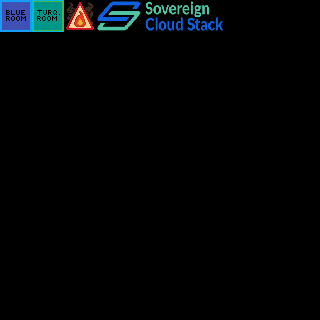

A level layout from a 2D game, rendered from its tile map. Below: a short description, then the map file with its tile-grid data intact:
An orthogonal 10x10 tile map with 32x32 px tiles, 1 tile layer (Kachelebene 1).

<map version="1.5" tiledversion="1.7.2" orientation="orthogonal" renderorder="right-down" width="10" height="10" tilewidth="32" tileheight="32" infinite="0" nextlayerid="2" nextobjectid="1">
 <tileset firstgid="1" name="Custom" tilewidth="32" tileheight="32" tilecount="7" columns="0">
  <grid orientation="orthogonal" width="1" height="1" />
  <tile id="0">
   <image width="32" height="32" source="blueRoom.png" />
  </tile>
  <tile id="1">
   <image width="32" height="32" source="turqRoom.png" />
  </tile>
  <tile id="4">
   <image width="32" height="32" source="machineRoom.png" />
  </tile>
  <tile id="5">
   <image width="32" height="32" source="scs-1.png" />
  </tile>
  <tile id="6">
   <image width="32" height="32" source="scs-2.png" />
  </tile>
  <tile id="7">
   <image width="32" height="32" source="scs-3.png" />
  </tile>
  <tile id="8">
   <image width="32" height="32" source="scs-4.png" />
  </tile>
 </tileset>
 <layer id="1" name="Kachelebene 1" width="10" height="10">
  <data encoding="csv">
1,2,5,6,7,8,9,0,0,0,
0,0,0,0,0,0,0,0,0,0,
0,0,0,0,0,0,0,0,0,0,
0,0,0,0,0,0,0,0,0,0,
0,0,0,0,0,0,0,0,0,0,
0,0,0,0,0,0,0,0,0,0,
0,0,0,0,0,0,0,0,0,0,
0,0,0,0,0,0,0,0,0,0,
0,0,0,0,0,0,0,0,0,0,
0,0,0,0,0,0,0,0,0,0
</data>
 </layer>
</map>